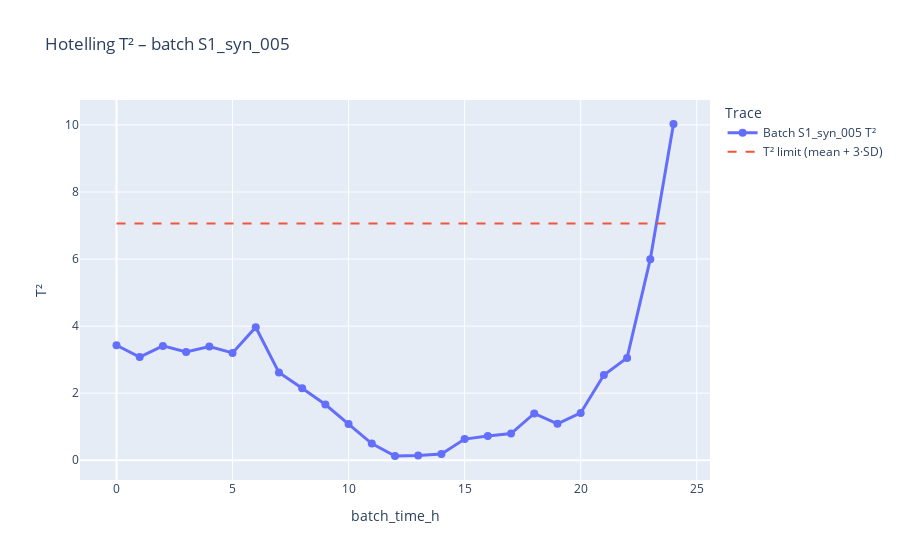
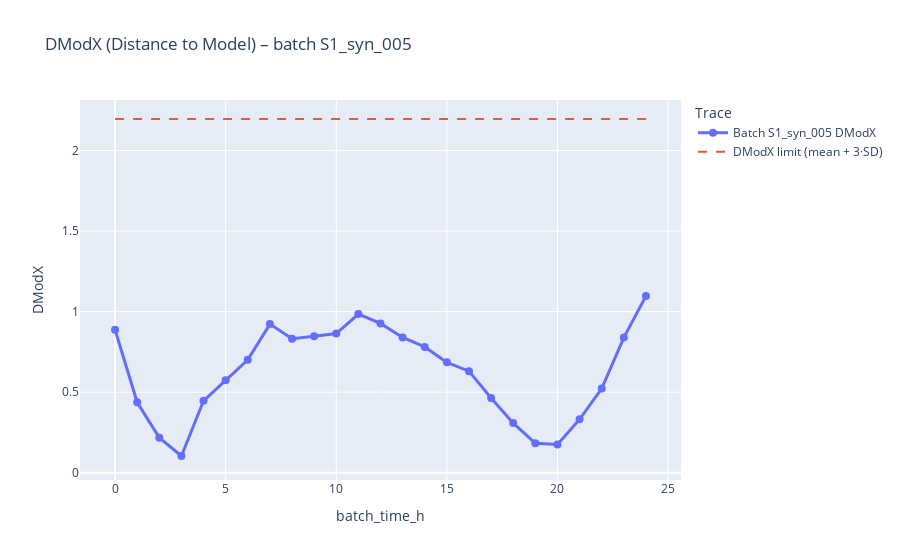
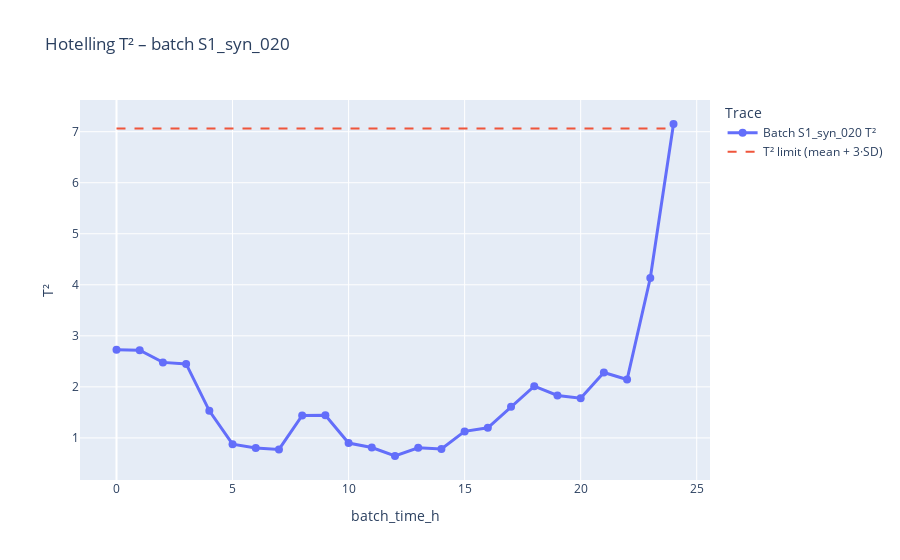
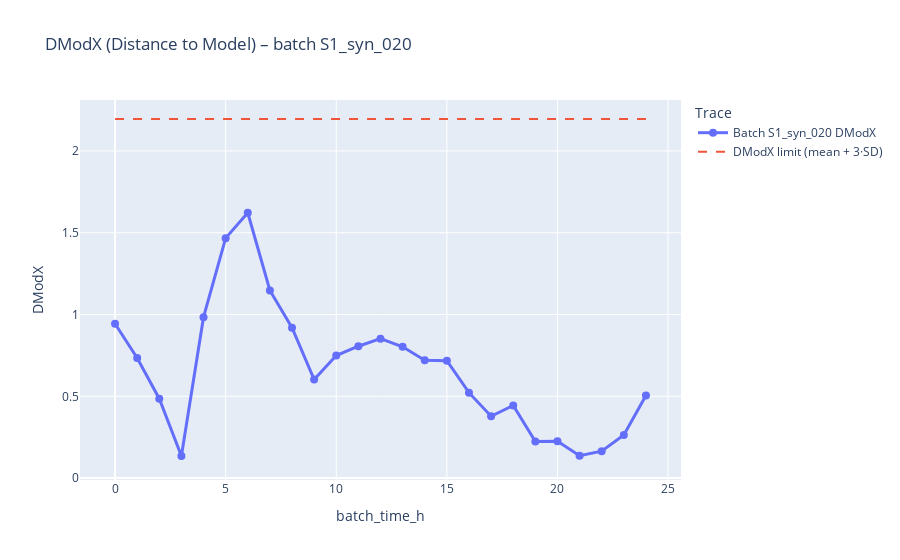

Notebook cell for these charts, in order:
### Code cell
# For a training batch:
bem.plot_T2_trace(bem.pls_scores_df_train, batch_id="S1_syn_005")
bem.plot_DModX_trace(bem.pls_scores_df_train, batch_id="S1_syn_005")

#df_new = pd.read_excel("new_batch_incomplete.xlsx")  #S1_syn_018
#df_new = pd.read_excel("new_batch_incomplete_deviation.xlsx") S1_syn_019
#df_new = pd.read_excel("new_batch_good.xlsx")  #S1_syn_013
df_new = pd.read_excel("new_batch_complete_deviation.xlsx")  #S1_syn_020
#df_new = pd.read_excel("new_batch_wrong.xlsx")  #S2_syn_021
nbatch='S1_syn_020'
''
# New evolving batch:
pls_scores_df_new, X_T_new = bem.transform_new(df_new)
# For a new evolving batch:
bem.plot_T2_trace(pls_scores_df_new, batch_id=nbatch)
bem.plot_DModX_trace(pls_scores_df_new, batch_id=nbatch)

### Figure 1 — Plotly figure (JSON) as saved in the notebook; plotly's stock layout.template omitted (floating-point values rounded to 4 significant figures)
{"data": [{"hovertemplate": "batch_time_h: %{x}<br>T²: %{y}<extra>S1_syn_005</extra>", "line": {"width": 3}, "marker": {"size": 8}, "mode": "lines+markers", "name": "Batch S1_syn_005 T²", "type": "scatter", "x": [0, 1, 2, 3, 4, 5, 6, 7, 8, 9, 10, 11, 12, 13, 14, 15, 16, 17, 18, 19, 20, 21, 22, 23, 24], "y": [3.43, 3.077, 3.41, 3.231, 3.389, 3.201, 3.967, 2.615, 2.145, 1.661, 1.078, 0.4978, 0.1266, 0.1429, 0.1847, 0.6303, 0.7229, 0.7954, 1.395, 1.087, 1.411, 2.543, 3.051, 5.996, 10.03]}, {"hoverinfo": "skip", "line": {"dash": "dash"}, "mode": "lines", "name": "T² limit (mean + 3·SD)", "type": "scatter", "x": [0, 24], "y": [7.06, 7.06]}], "layout": {"legend": {"title": {"text": "Trace"}}, "title": {"text": "Hotelling T² – batch S1_syn_005"}, "xaxis": {"title": {"text": "batch_time_h"}}, "yaxis": {"title": {"text": "T²"}}}}

### Figure 2 — Plotly figure (JSON) as saved in the notebook; plotly's stock layout.template omitted (floating-point values rounded to 4 significant figures)
{"data": [{"hovertemplate": "batch_time_h: %{x}<br>DModX: %{y}<extra>S1_syn_005</extra>", "line": {"width": 3}, "marker": {"size": 8}, "mode": "lines+markers", "name": "Batch S1_syn_005 DModX", "type": "scatter", "x": [0, 1, 2, 3, 4, 5, 6, 7, 8, 9, 10, 11, 12, 13, 14, 15, 16, 17, 18, 19, 20, 21, 22, 23, 24], "y": [0.8879, 0.4377, 0.218, 0.1041, 0.4467, 0.5744, 0.7011, 0.9228, 0.8316, 0.8477, 0.8639, 0.9846, 0.9269, 0.8401, 0.781, 0.6852, 0.6308, 0.4643, 0.3081, 0.1825, 0.1758, 0.3319, 0.523, 0.8389, 1.097]}, {"hoverinfo": "skip", "line": {"dash": "dash"}, "mode": "lines", "name": "DModX limit (mean + 3·SD)", "type": "scatter", "x": [0, 24], "y": [2.196, 2.196]}], "layout": {"legend": {"title": {"text": "Trace"}}, "title": {"text": "DModX (Distance to Model) – batch S1_syn_005"}, "xaxis": {"title": {"text": "batch_time_h"}}, "yaxis": {"title": {"text": "DModX"}}}}

### Figure 3 — Plotly figure (JSON) as saved in the notebook; plotly's stock layout.template omitted (floating-point values rounded to 4 significant figures)
{"data": [{"hovertemplate": "batch_time_h: %{x}<br>T²: %{y}<extra>S1_syn_020</extra>", "line": {"width": 3}, "marker": {"size": 8}, "mode": "lines+markers", "name": "Batch S1_syn_020 T²", "type": "scatter", "x": [0, 1, 2, 3, 4, 5, 6, 7, 8, 9, 10, 11, 12, 13, 14, 15, 16, 17, 18, 19, 20, 21, 22, 23, 24], "y": [2.726, 2.717, 2.48, 2.449, 1.531, 0.8776, 0.8007, 0.7744, 1.439, 1.442, 0.8996, 0.8112, 0.6455, 0.8048, 0.7822, 1.128, 1.199, 1.61, 2.013, 1.832, 1.779, 2.282, 2.144, 4.133, 7.151]}, {"hoverinfo": "skip", "line": {"dash": "dash"}, "mode": "lines", "name": "T² limit (mean + 3·SD)", "type": "scatter", "x": [0, 24], "y": [7.06, 7.06]}], "layout": {"legend": {"title": {"text": "Trace"}}, "title": {"text": "Hotelling T² – batch S1_syn_020"}, "xaxis": {"title": {"text": "batch_time_h"}}, "yaxis": {"title": {"text": "T²"}}}}

### Figure 4 — Plotly figure (JSON) as saved in the notebook; plotly's stock layout.template omitted (floating-point values rounded to 4 significant figures)
{"data": [{"hovertemplate": "batch_time_h: %{x}<br>DModX: %{y}<extra>S1_syn_020</extra>", "line": {"width": 3}, "marker": {"size": 8}, "mode": "lines+markers", "name": "Batch S1_syn_020 DModX", "type": "scatter", "x": [0, 1, 2, 3, 4, 5, 6, 7, 8, 9, 10, 11, 12, 13, 14, 15, 16, 17, 18, 19, 20, 21, 22, 23, 24], "y": [0.9435, 0.7344, 0.4851, 0.1351, 0.9838, 1.467, 1.622, 1.147, 0.9194, 0.6028, 0.7494, 0.8062, 0.8525, 0.8027, 0.721, 0.7182, 0.5223, 0.3779, 0.4438, 0.2239, 0.225, 0.1369, 0.1648, 0.263, 0.5049]}, {"hoverinfo": "skip", "line": {"dash": "dash"}, "mode": "lines", "name": "DModX limit (mean + 3·SD)", "type": "scatter", "x": [0, 24], "y": [2.196, 2.196]}], "layout": {"legend": {"title": {"text": "Trace"}}, "title": {"text": "DModX (Distance to Model) – batch S1_syn_020"}, "xaxis": {"title": {"text": "batch_time_h"}}, "yaxis": {"title": {"text": "DModX"}}}}
